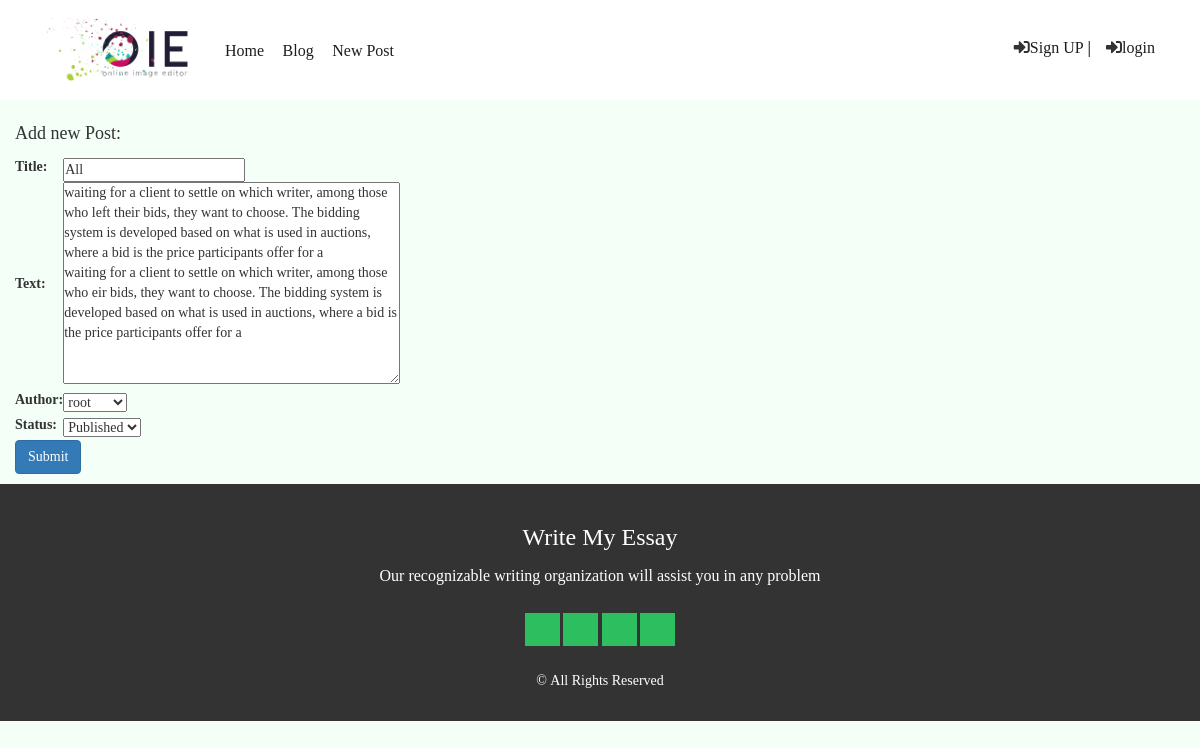
/blog/3/update/, run on the app's committed database.
### blog/models.py (models this page shows, shortened)
class BaseModel(models.Model):
    created_at = models.DateTimeField(auto_now_add=True)
    updated_at = models.DateTimeField(auto_now=True)
    class Meta:
        abstract = True

class Post(BaseModel):
    class Meta:
        verbose_name_plural = 'Posts'
    STATUS_CHOICES = (
        ('pub', 'Published'),
        ('drf', 'Draft')
    )
    title = models.CharField(max_length=100)
    text = models.TextField()
    author = models.ForeignKey(User, on_delete=models.CASCADE, )
    status = models.CharField(choices=STATUS_CHOICES, max_length=3, default='pub')

### blog/views.py (the view)
# urls.py: path('<int:pk>/update/', views.PostUpdateView.as_view(), name='post_update'),
class PostUpdateView(generic.UpdateView):
    template_name = 'blog/post_create.html'
    context_object_name = 'form'
    model = Post
    form_class = PostForm  # or fields

### blog/forms.py
class PostForm(forms.ModelForm):
    class Meta:
        model = Post
        fields = ['title', 'text', 'author', 'status']

### blog/templates/blog/post_create.html (shortened to what this page needs)
{% extends '_base.html' %}
{% load static %}
{% block content %}
  <div class="container mt-4">
    <div class="row">
        <div class="col-9">
            <div class="card shadow my-3 p-5">
                <h3>Add new Post:</h3>
                <form method="POST">
                    <table>
                        {{ form.as_table }}
                    </table>
                    <button type="submit" class="btn btn-primary" style="margin-bottom: 10px">Submit</button>
                </form>
            </div>
        </div>
    </div>
</div>
{% endblock content %}

### static/css/blog/style.css (style rules this page uses)
* { font-family: farabin; font-weight: 300; box-sizing: border-box; padding: 0; margin: 0; }
html { overflow-x: hidden !important; }
body { font-family:farabin; direction: ltr; overflow-x: hidden !important; margin: 0; padding: 0; background-color: rgb(244, 255, 248); }
h3, .h3 { font-size: 18px !important; line-height: 1.5; font-family:'farabin',tahoma; }
button,a,i,li:focus { outline: 0; }

### data on the page
Post: title "All", text "waiting for a client to settle on which writer, among those who left their bids, they want to choose. The bidding system is developed based on what is used in auctions, where a bid is the price participants offer for a waiting for a client to settle on which writer, among those who eir bids, they want to choose. The bidding system is developed based on what is used in auctions, where a bid is the price participants offer for a", author "root", status "Published"
